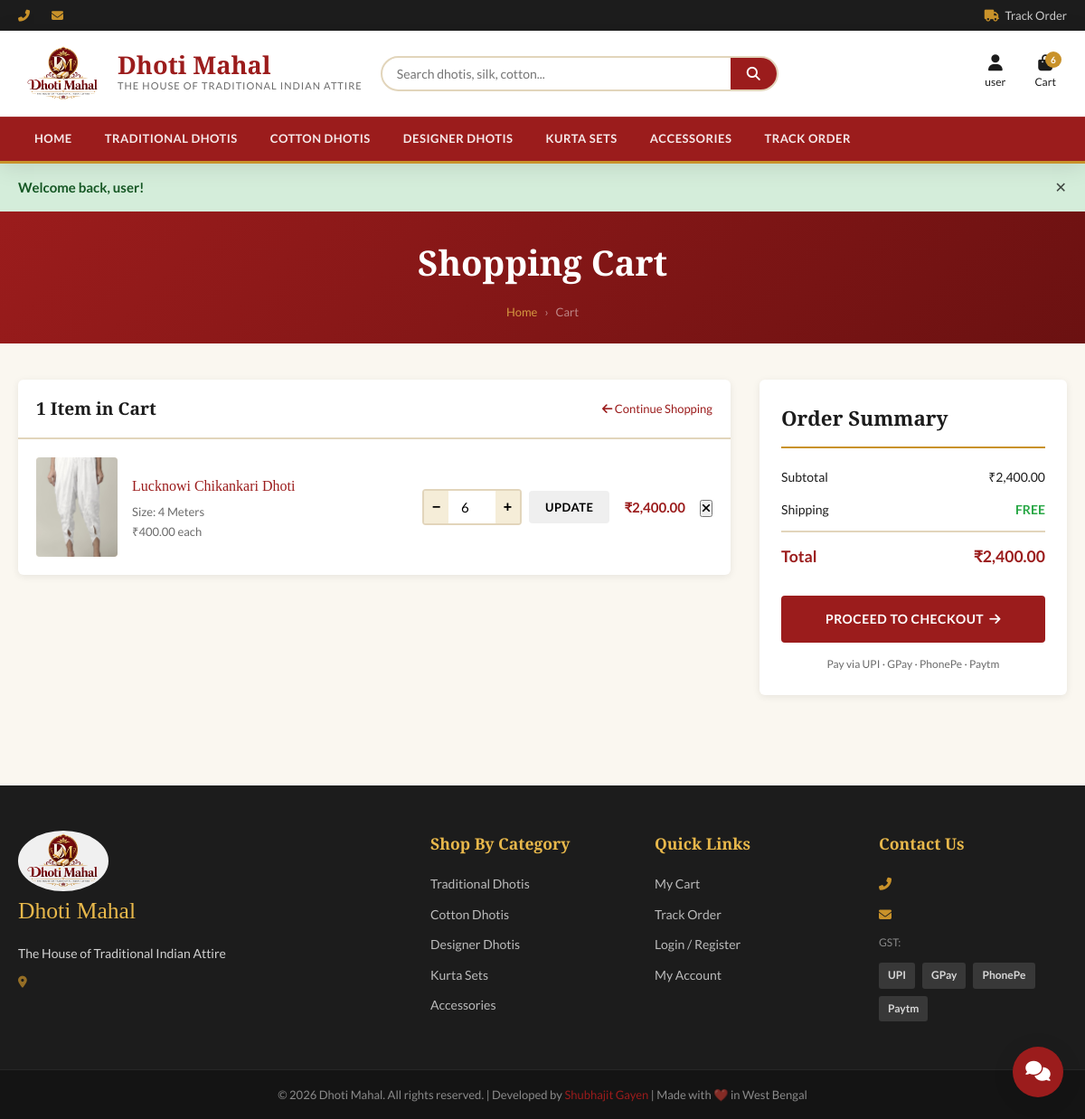
Screenshot of /pages/cart.php (signed in) with the database file from the repository.
### tables this page shows
CREATE TABLE `categories` (
  `id` int(11) NOT NULL AUTO_INCREMENT,
  `name` varchar(100) NOT NULL,
  `slug` varchar(120) NOT NULL,
  `description` text DEFAULT NULL,
  `image` varchar(255) DEFAULT NULL,
  `is_active` tinyint(1) DEFAULT 1,
  `sort_order` int(11) DEFAULT 0,
  `created_at` timestamp NOT NULL DEFAULT current_timestamp(),
  PRIMARY KEY (`id`),
  UNIQUE KEY `slug` (`slug`)
);

CREATE TABLE `cart` (
  `id` int(11) NOT NULL AUTO_INCREMENT,
  `user_id` int(11) DEFAULT NULL,
  `session_id` varchar(255) DEFAULT NULL,
  `product_id` int(11) NOT NULL,
  `quantity` int(11) NOT NULL DEFAULT 1,
  `size` varchar(50) DEFAULT NULL,
  `created_at` timestamp NOT NULL DEFAULT current_timestamp(),
  `updated_at` timestamp NOT NULL DEFAULT current_timestamp() ON UPDATE current_timestamp(),
  PRIMARY KEY (`id`),
  UNIQUE KEY `unique_cart` (`user_id`,`session_id`,`product_id`,`size`),
  KEY `idx_cart_user_session` (`user_id`,`session_id`),
  KEY `fk_cart_product` (`product_id`),
  CONSTRAINT `cart_ibfk_1` FOREIGN KEY (`product_id`) REFERENCES `products` (`id`) ON DELETE CASCADE,
  CONSTRAINT `fk_cart_product` FOREIGN KEY (`product_id`) REFERENCES `products` (`id`) ON DELETE CASCADE
);

CREATE TABLE `products` (
  `id` int(11) NOT NULL AUTO_INCREMENT,
  `category_id` int(11) NOT NULL,
  `name` varchar(200) NOT NULL,
  `slug` varchar(220) NOT NULL,
  `description` text DEFAULT NULL,
  `short_description` varchar(500) DEFAULT NULL,
  `price` decimal(10,2) NOT NULL,
  `sale_price` decimal(10,2) DEFAULT NULL,
  `sku` varchar(100) DEFAULT NULL,
  `stock` int(11) DEFAULT 0,
  `fabric` varchar(100) DEFAULT NULL,
  `color` varchar(100) DEFAULT NULL,
  `size` varchar(200) DEFAULT NULL,
  `occasion` varchar(150) DEFAULT NULL,
  `image` varchar(255) DEFAULT NULL,
  `gallery` text DEFAULT NULL,
  `is_featured` tinyint(1) DEFAULT 0,
  `is_active` tinyint(1) DEFAULT 1,
  `created_at` timestamp NOT NULL DEFAULT current_timestamp(),
  `updated_at` timestamp NOT NULL DEFAULT current_timestamp() ON UPDATE current_timestamp(),
  PRIMARY KEY (`id`),
  UNIQUE KEY `slug` (`slug`),
  KEY `idx_products_stock` (`stock`),
  KEY `fk_products_category` (`category_id`),
  CONSTRAINT `fk_products_category` FOREIGN KEY (`category_id`) REFERENCES `categories` (`id`) ON DELETE CASCADE,
  CONSTRAINT `products_ibfk_1` FOREIGN KEY (`category_id`) REFERENCES `categories` (`id`) ON DELETE CASCADE,
  CONSTRAINT `chk_stock_non_negative` CHECK (`stock` >= 0)
);

### pages/cart.php (the view, shortened to what the rows shown need)
<?php
require_once __DIR__ . '/../includes/functions.php';
require_once __DIR__ . '/../includes/header.php';
$cart     = getCart();
$subtotal = getCartTotal();
?>
<div class="page-hero" style="padding:24px 0;">
    <div class="container">
        <h1>Shopping Cart</h1>
    </div>
</div>
<div class="container">
    <?php if (empty($cart)): ?>
        <div class="empty-state" style="padding: 80px 0;">
            <i class="fas fa-shopping-bag"></i>
            <h3>Your cart is empty</h3>
            <p>Looks like you haven't added any items to your cart yet.</p>
            <a href="<?= BASE_URL ?>pages/category.php" class="btn btn-primary">Start Shopping</a>
        </div>
    <?php else: ?>
        <div class="cart-layout">
            <div>
                <div class="cart-table">
                    <?php foreach ($cart as $item): ?>
                        <div class="cart-item" id="cart-item-<?= (int)$item['id'] ?>">
                            <div class="cart-item-img">
                                <img src="<?= productImage($item['image'] ?? '') ?>" alt="<?= sanitize($item['name']) ?>">
                            </div>
                            <div>
                                <div class="cart-item-name">
                                    <a
                                        href="<?= BASE_URL ?>pages/product.php?slug=<?= urlencode($item['slug']) ?>"><?= sanitize($item['name']) ?></a>
                                </div>
                                <?php if ($item['size']): ?>
                                    <div class="cart-item-meta">Size: <?= sanitize($item['size']) ?></div>
                                <?php endif; ?>
                                <div class="cart-item-meta"><?= formatPrice($item['price']) ?> each</div>
                            </div>
                            <div>
                                <form method="POST" style="display:flex; align-items:center;">
                                    <div class="qty-ctrl" style="width: 110px;">
                                        <button type="button" class="qty-minus"
                                            onclick="updateQty('<?= (int)$item['id'] ?>', -1)">−</button>
                                        <input type="number" name="quantity" value="<?= (int)$item['quantity'] ?>" min="1"
                                            max="99" style="width:52px;text-align:center;border:none;outline:none;">
                                        <button type="button" class="qty-plus"
                                            onclick="updateQty('<?= (int)$item['id'] ?>', +1)">+</button>
                                    </div>
                                    <button type="submit" class="btn btn-sm" style="margin-left:8px;" name="update"
                                        title="Update">
                                        Update
                                    </button>
                                </form>
                            </div>
                            <div style="font-weight: 700; color: var(--crimson);">
                                <?= formatPrice($item['price'] * $item['quantity']) ?>
                            </div>
                            <form method="POST" style="display:inline;">
                                <button class="cart-remove-btn" name="remove" title="Remove">
                                    <i class="fas fa-times"></i>
                                </button>
                            </form>
                        </div>
                    <?php endforeach; ?>
                </div>
            </div>
        </div>
    <?php endif; ?>
</div>
<?php require_once __DIR__ . '/../includes/footer.php'; ?>

### includes/header.php (shortened to what the rows shown need)
<?php
require_once __DIR__ . '/../includes/functions.php';
$categories  = getCategories();
?>
<!DOCTYPE html>
<html lang="en">
<head>
    <link rel="stylesheet" href="https://cdnjs.cloudflare.com/ajax/libs/font-awesome/6.5.0/css/all.min.css">
    <link rel="stylesheet" href="<?= BASE_URL ?>assets/css/main.css">
</head>
<body>
    <header class="site-header">
        <nav class="main-nav">
            <div class="container">
                <ul class="nav-list" id="navList">
                    <?php foreach ($categories as $cat): ?>
                        <li>
                            <a href="<?= BASE_URL ?>pages/category.php?slug=<?= urlencode($cat['slug']) ?>">
                                <?= sanitize($cat['name']) ?>
                            </a>
                        </li>
                    <?php endforeach; ?>
                </ul>
            </div>
        </nav>
    </header>
    <main>

### includes/footer.php (shortened to what the rows shown need)
</main>
<footer class="site-footer">
    <div class="container footer-grid">
        <div class="footer-col">
            <ul>
                <?php foreach (getCategories() as $cat): ?>
                    <li><a
                            href="<?= BASE_URL ?>pages/category.php?slug=<?= urlencode($cat['slug']) ?>"><?= sanitize($cat['name']) ?></a>
                    </li>
                <?php endforeach; ?>
            </ul>
        </div>
    </div>
</footer>
<?php require_once __DIR__ . '/chatbot-widget.php'; ?>
</body>
</html>

### rows the page displays
categories: name "TRADITIONAL DHOTIS", name "Traditional Dhotis"
categories: name "COTTON DHOTIS", name "Cotton Dhotis"
categories: name "DESIGNER DHOTIS", name "Designer Dhotis"
categories: name "KURTA SETS", name "Kurta Sets"
categories: name "ACCESSORIES", name "Accessories"
cart: product.image (picture), product.name "Lucknowi Chikankari Dhoti", size "4 Meters", product.price "₹400.00", quantity "6", quantity "₹2,400.00"

### other values shown
$siteName "Dhoti Mahal"
getSetting('site_tagline', SITE_TAGLINE) "THE HOUSE OF TRADITIONAL INDIAN ATTIRE"
explode(' ', $currentUser['name'])[0] "user"
$cartCount "6"
$flash['message'] "Welcome back, user!"
count($cart) "1"
formatPrice($subtotal) "₹2,400.00"
formatPrice($total) "₹2,400.00"
getSetting('site_name', SITE_NAME) "Dhoti Mahal"
getSetting('site_tagline', SITE_TAGLINE) "The House of Traditional Indian Attire"
